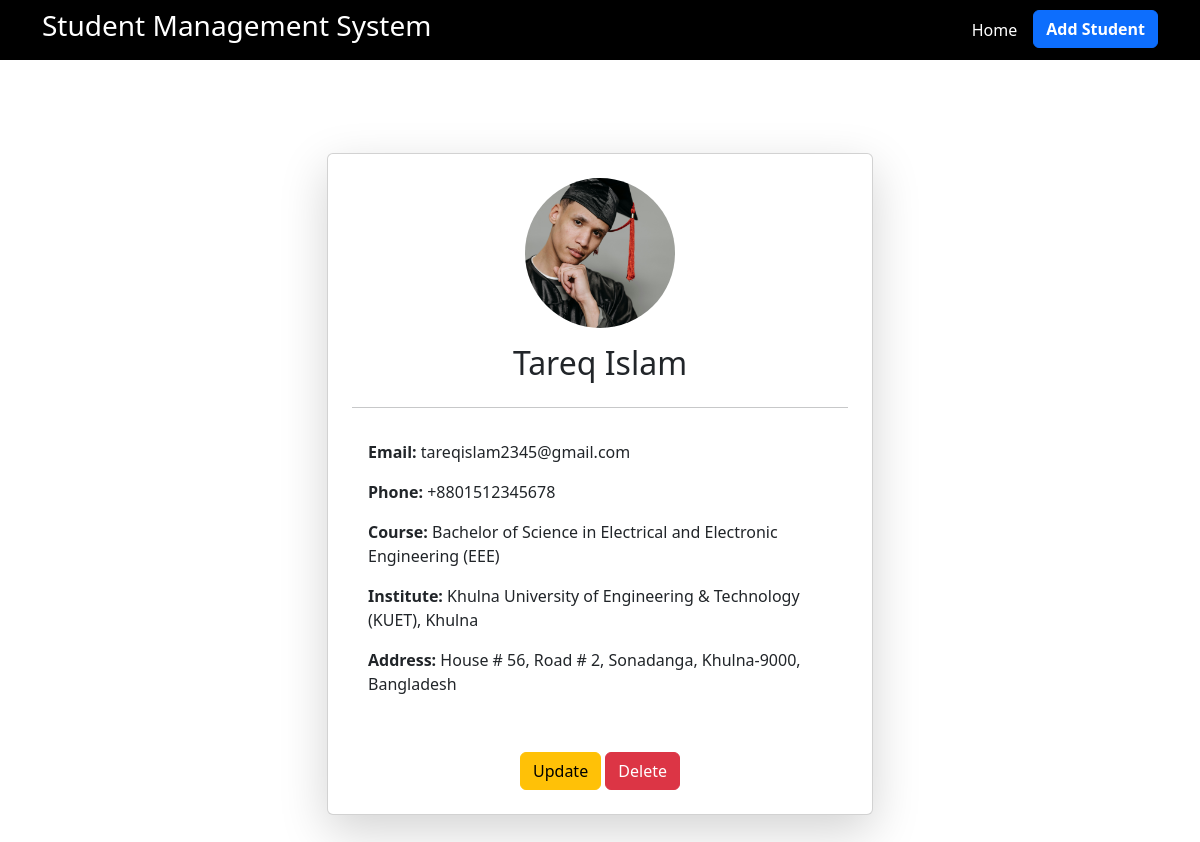
/student/17/, run on the app's committed database.
### student_management/models.py (models this page shows, shortened)
class Student(models.Model):
    first_name = models.CharField(max_length=100)
    last_name = models.CharField(max_length=100)
    email = models.EmailField(unique=True)
    phone = models.CharField(max_length=15)
    course = models.CharField(max_length=100)
    institute = models.CharField(max_length=200)
    address = models.TextField()
    photo = models.ImageField(upload_to='student_photos/', blank=True, null=True)

### student_management/views.py (the view)
# urls.py: path('student/<int:student_id>/', views.student_detail, name='student_detail'),
def student_detail(request, student_id):
    student = get_object_or_404(Student, id=student_id)
    return render(request, 'students/student_detail.html', {'student': student})

### student_management/templates/students/student_detail.html
{% extends 'base.html' %}
{% block content %}
<div class="container d-flex justify-content-center align-items-center" style="min-height: 100vh;">
    <div class="card shadow-lg p-4" style="width: 50%; height: 50%;">
        <div class="text-center">
            {% if student.photo %}
            <img src="{{ student.photo.url }}" class="card-img-top rounded-circle mx-auto d-block"
                style="max-width: 150px; height: 150px; object-fit: cover;" alt="Student Photo">
            {% endif %}
            <h2 class="mt-3">{{ student.first_name }} {{ student.last_name }}</h2>
        </div>
        <hr>
        <div class="card-body">
            <p><strong>Email:</strong> {{ student.email }}</p>
            <p><strong>Phone:</strong> {{ student.phone }}</p>
            <p><strong>Course:</strong> {{ student.course }}</p>
            <p><strong>Institute:</strong> {{ student.institute }}</p>
            <p><strong>Address:</strong> {{ student.address }}</p>
        </div>
        <div class="text-center mt-4">
            <a href="{% url 'update_student' student.id %}" class="btn btn-warning">Update</a>
            <a href="{% url 'delete_student' student.id %}" class="btn btn-danger">Delete</a>
        </div>
    </div>
</div>
{% endblock %}

### data on the page
Student: photo (picture), first_name "Tareq", last_name "Islam", email "tareqislam2345@gmail.com", phone "+8801512345678", course "Bachelor of Science in Electrical and Electronic Engineering (EEE)", institute "Khulna University of Engineering & Technology (KUET), Khulna", address "House # 56, Road # 2, Sonadanga, Khulna-9000, Bangladesh"
